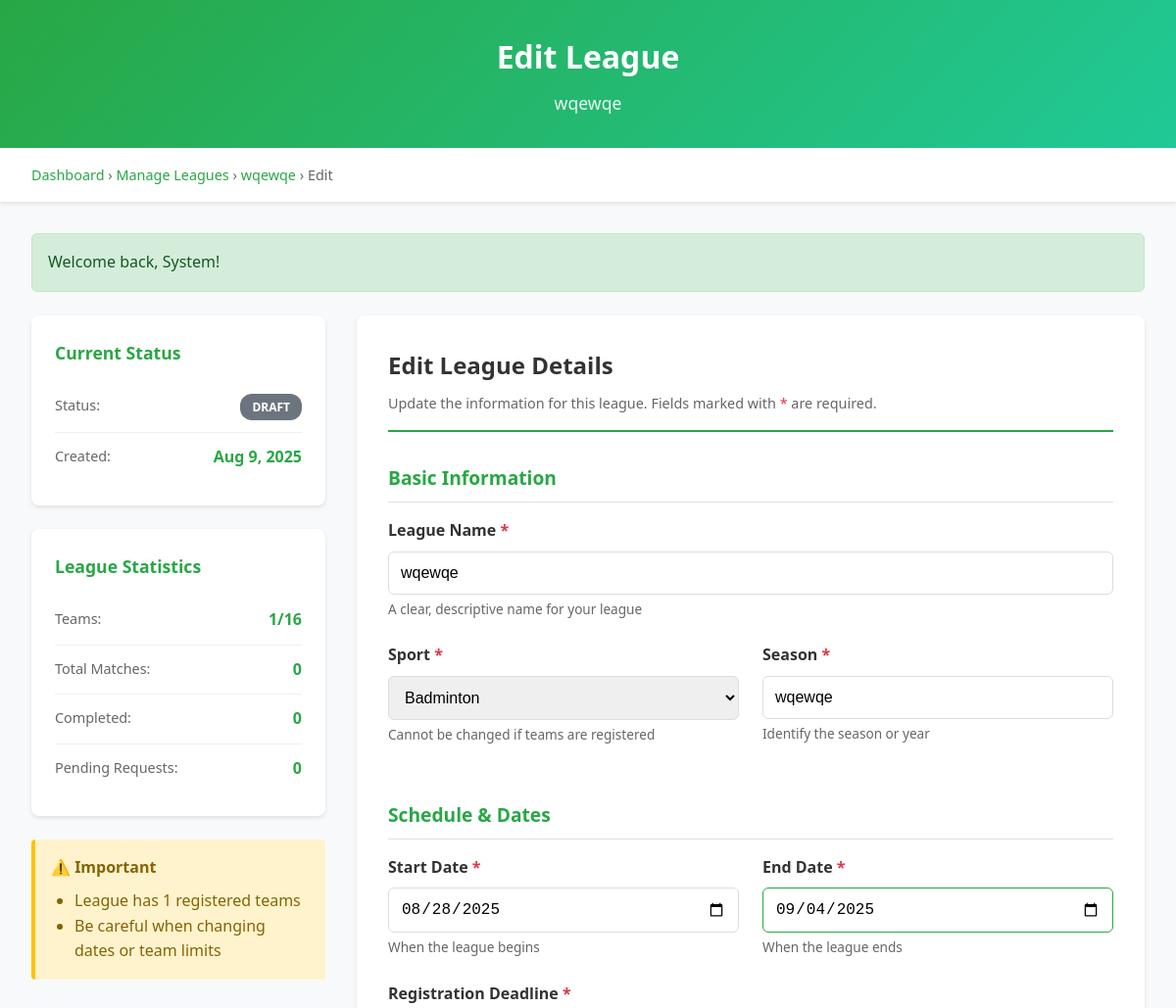
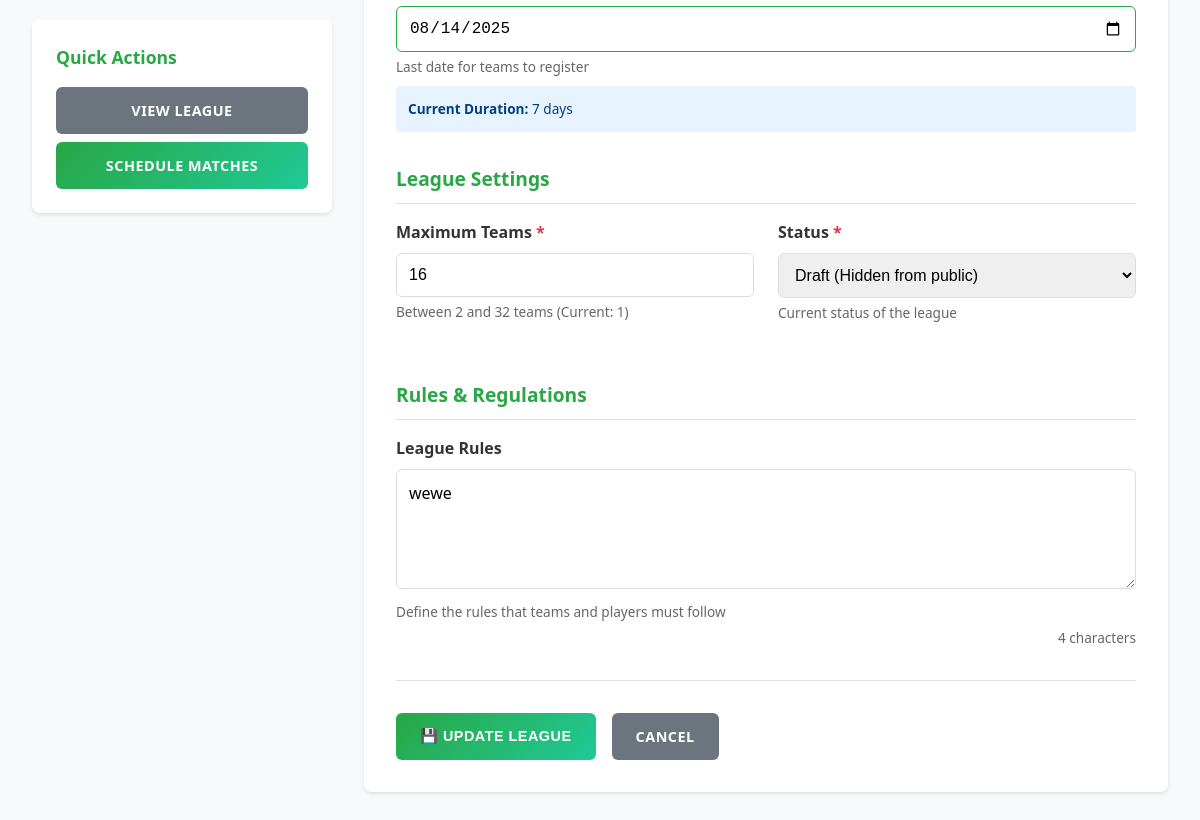
Screenshot of /league/edit_league.php?id=4 (signed in) with the database file from the repository (2 pictures, top to bottom).
### tables this page shows
CREATE TABLE `leagues` (
  `id` int(11) NOT NULL,
  `name` varchar(100) NOT NULL,
  `sport_id` int(11) NOT NULL,
  `season` varchar(20) NOT NULL,
  `start_date` date NOT NULL,
  `end_date` date NOT NULL,
  `registration_deadline` date NOT NULL,
  `max_teams` int(11) DEFAULT 16,
  `rules` text DEFAULT NULL,
  `status` enum('draft','open','closed','active','completed') DEFAULT 'draft',
  `approval_required` tinyint(1) DEFAULT 0,
  `created_by` int(11) NOT NULL,
  `created_at` timestamp NOT NULL DEFAULT current_timestamp()
);

CREATE TABLE `sports` (
  `id` int(11) NOT NULL,
  `name` varchar(50) NOT NULL,
  `description` text DEFAULT NULL,
  `max_players_per_team` int(11) DEFAULT 11,
  `created_at` timestamp NOT NULL DEFAULT current_timestamp()
);

### league/edit_league.php (the view, shortened to what this page needs)
<?php
require_once '../config/database.php';
$league_id = $_GET['id'] ?? null;
$database = new Database();
$db = $database->connect();
$current_user = getCurrentUser();
$league_query = "SELECT l.*, s.name as sport_name
                 FROM leagues l
                 JOIN sports s ON l.sport_id = s.id
                 WHERE l.id = :id";
$league_stmt = $db->prepare($league_query);
$league_stmt->bindParam(':id', $league_id);
$league_stmt->execute();
$league = $league_stmt->fetch(PDO::FETCH_ASSOC);
$sports_query = "SELECT * FROM sports ORDER BY name";
$sports_stmt = $db->prepare($sports_query);
$sports_stmt->execute();
$sports = $sports_stmt->fetchAll(PDO::FETCH_ASSOC);
$stats_query = "SELECT
                (SELECT COUNT(*) FROM teams WHERE league_id = :league_id) as team_count,
                (SELECT COUNT(*) FROM matches WHERE league_id = :league_id) as total_matches,
                (SELECT COUNT(*) FROM matches WHERE league_id = :league_id AND status = 'completed') as completed_matches,
                (SELECT COUNT(*) FROM registration_requests WHERE league_id = :league_id AND status = 'pending') as pending_requests";
$stats_stmt = $db->prepare($stats_query);
$stats_stmt->bindParam(':league_id', $league_id);
$stats_stmt->execute();
$stats = $stats_stmt->fetch(PDO::FETCH_ASSOC);
?>
<!DOCTYPE html>
<html lang="en">
<head>
</head>
<body>
    <div class="header">
        <h1>Edit League</h1>
        <p><?php echo htmlspecialchars($league['name']); ?></p>
    </div>
    <div class="nav-breadcrumb">
        <div class="breadcrumb">
            <a href="../dashboard.php">Dashboard</a>
            <span> › </span>
            <?php if ($current_user['role'] == 'admin'): ?>
                <a href="../admin/manage_leagues.php">Manage Leagues</a>
            <?php else: ?>
                <a href="browse_leagues.php">Browse Leagues</a>
            <?php endif; ?>
            <span> › </span>
            <a href="view_league.php?id=<?php echo $league_id; ?>"><?php echo htmlspecialchars($league['name']); ?></a>
            <span> › </span>
            <span>Edit</span>
        </div>
    </div>
    <div class="container">
        <div class="layout">
            <div class="sidebar">
                <div class="info-card">
                    <h3>Current Status</h3>
                    <div class="stat-item">
                        <span class="stat-label">Status:</span>
                        <span class="status-badge status-<?php echo $league['status']; ?>">
                            <?php echo ucfirst($league['status']); ?>
                        </span>
                    </div>
                    <div class="stat-item">
                        <span class="stat-label">Created:</span>
                        <span class="stat-value"><?php echo date('M j, Y', strtotime($league['created_at'])); ?></span>
                    </div>
                </div>
                <div class="info-card">
                    <h3>League Statistics</h3>
                    <div class="stat-item">
                        <span class="stat-label">Teams:</span>
                        <span class="stat-value"><?php echo $stats['team_count']; ?>/<?php echo $league['max_teams']; ?></span>
                    </div>
                    <div class="stat-item">
                        <span class="stat-label">Total Matches:</span>
                        <span class="stat-value"><?php echo $stats['total_matches']; ?></span>
                    </div>
                    <div class="stat-item">
                        <span class="stat-label">Completed:</span>
                        <span class="stat-value"><?php echo $stats['completed_matches']; ?></span>
                    </div>
                    <div class="stat-item">
                        <span class="stat-label">Pending Requests:</span>
                        <span class="stat-value"><?php echo $stats['pending_requests']; ?></span>
                    </div>
                </div>
                <?php if ($stats['team_count'] > 0 || $stats['total_matches'] > 0): ?>
                <div class="warning-card">
                    <h4>⚠️ Important</h4>
                    <ul>
                        <?php if ($stats['team_count'] > 0): ?>
                        <li>League has <?php echo $stats['team_count']; ?> registered teams</li>
                        <?php endif; ?>
                        <li>Be careful when changing dates or team limits</li>
                    </ul>
                </div>
                <?php endif; ?>
                <div class="info-card">
                    <h3>Quick Actions</h3>
                    <div style="display: flex; flex-direction: column; gap: 0.5rem;">
                        <a href="view_league.php?id=<?php echo $league_id; ?>" class="btn btn-secondary" style="text-align: center;">
                            View League
                        </a>
                        <?php if ($current_user['role'] == 'admin'): ?>
                        <a href="../match/schedule_matches.php?league_id=<?php echo $league_id; ?>" class="btn btn-primary" style="text-align: center;">
                            Schedule Matches
                        </a>
                        <?php endif; ?>
                    </div>
                </div>
            </div>
            <div class="main-content">
                <div class="form-header">
                    <h2>Edit League Details</h2>
                    <p>Update the information for this league. Fields marked with <span class="required">*</span> are required.</p>
                </div>
                <form method="POST" id="editLeagueForm">
                    <div class="form-section">
                        <h3 class="section-title">Basic Information</h3>
                        <div class="form-group">
                            <label>League Name <span class="required">*</span></label>
                            <input type="text" name="name" class="form-control"
                                   value="<?php echo htmlspecialchars($league['name']); ?>" required>
                            <div class="help-text">A clear, descriptive name for your league</div>
                        </div>
                        <div class="form-grid">
                            <div class="form-group">
                                <label>Sport <span class="required">*</span></label>
                                <select name="sport_id" class="form-control" required>
                                    <?php foreach ($sports as $sport): ?>
                                        <option value="<?php echo $sport['id']; ?>"
                                                <?php echo $league['sport_id'] == $sport['id'] ? 'selected' : ''; ?>>
                                            <?php echo htmlspecialchars($sport['name']); ?>
                                        </option>
                                    <?php endforeach; ?>
                                </select>
                                <div class="help-text">Cannot be changed if teams are registered</div>
                            </div>
                            <div class="form-group">
                                <label>Season <span class="required">*</span></label>
                                <input type="text" name="season" class="form-control"
                                       value="<?php echo htmlspecialchars($league['season']); ?>"
                                       placeholder="e.g., Spring 2024" required>
                                <div class="help-text">Identify the season or year</div>
                            </div>
                        </div>
                    </div>
                    <div class="form-section">
                        <h3 class="section-title">Schedule & Dates</h3>
                        <div class="form-grid">
                            <div class="form-group">
                                <label>Start Date <span class="required">*</span></label>
                                <input type="date" name="start_date" class="form-control"
                                       value="<?php echo $league['start_date']; ?>" required>
                                <div class="help-text">When the league begins</div>
                            </div>
                            <div class="form-group">
                                <label>End Date <span class="required">*</span></label>
                                <input type="date" name="end_date" class="form-control"
                                       value="<?php echo $league['end_date']; ?>" required>
                                <div class="help-text">When the league ends</div>
                            </div>
                        </div>
                        <div class="form-group">
                            <label>Registration Deadline <span class="required">*</span></label>
                            <input type="date" name="registration_deadline" class="form-control"
                                   value="<?php echo $league['registration_deadline']; ?>" required>
                            <div class="help-text">Last date for teams to register</div>
                            <div class="date-info">
                                <strong>Current Duration:</strong>
                                <?php
                                $duration = (strtotime($league['end_date']) - strtotime($league['start_date'])) / (60 * 60 * 24);
                                echo round($duration) . ' days';
                                ?>
                            </div>
                        </div>
                    </div>
                    <div class="form-section">
                        <h3 class="section-title">League Settings</h3>
                        <div class="form-grid">
                            <div class="form-group">
                                <label>Maximum Teams <span class="required">*</span></label>
                                <input type="number" name="max_teams" class="form-control"
                                       value="<?php echo $league['max_teams']; ?>"
                                       min="<?php echo max(2, $stats['team_count']); ?>" max="32" required>
                                <div class="help-text">Between 2 and 32 teams (Current: <?php echo $stats['team_count']; ?>)</div>
                            </div>
                            <div class="form-group">
                                <label>Status <span class="required">*</span></label>
                                <select name="status" class="form-control" required>
                                    <option value="draft" <?php echo $league['status'] == 'draft' ? 'selected' : ''; ?>>
                                        Draft (Hidden from public)
                                    </option>
                                </select>
                                <div class="help-text">Current status of the league</div>
                            </div>
                        </div>
                    </div>
                    <div class="form-section">
                        <h3 class="section-title">Rules & Regulations</h3>
                        <div class="form-group full-width">
                            <label>League Rules</label>
                            <textarea name="rules" class="form-control"
                                      placeholder="Enter the rules, regulations, and guidelines for this league..."><?php echo htmlspecialchars($league['rules'] ?? ''); ?></textarea>
                            <div class="help-text">Define the rules that teams and players must follow</div>
                        </div>
                    </div>
                    <div class="form-actions">
                        <button type="submit" name="update_league" class="btn btn-primary">
                            💾 Update League
                        </button>
                        <a href="view_league.php?id=<?php echo $league_id; ?>" class="btn btn-secondary">
                            Cancel
                        </a>
                    </div>
                </form>
            </div>
        </div>
    </div>
</body>
</html>

### league/edit_league.php (style rules this page uses)
* { margin: 0; padding: 0; box-sizing: border-box; }
body { font-family: 'Segoe UI', Tahoma, Geneva, Verdana, sans-serif; background: #f8f9fa; color: #333; line-height: 1.6; }
.header { background: linear-gradient(135deg, #28a745, #20c997); color: white; padding: 2rem; text-align: center; box-shadow: 0 2px 8px rgba(0,0,0,0.1); }
.header h1 { font-size: 2rem; margin-bottom: 0.5rem; }
.header p { opacity: 0.9; font-size: 1.1rem; }
.nav-breadcrumb { background: white; padding: 1rem 2rem; box-shadow: 0 2px 4px rgba(0,0,0,0.1); margin-bottom: 2rem; }
.breadcrumb { max-width: 1200px; margin: 0 auto; color: #666; font-size: 0.9rem; }
.breadcrumb a { color: #28a745; text-decoration: none; }
.container { max-width: 1200px; margin: 0 auto 2rem; padding: 0 2rem; }
.layout { display: grid; grid-template-columns: 300px 1fr; gap: 2rem; }
.sidebar { display: flex; flex-direction: column; gap: 1.5rem; }
.info-card { background: white; padding: 1.5rem; border-radius: 8px; box-shadow: 0 2px 4px rgba(0,0,0,0.1); }
.info-card h3 { color: #28a745; margin-bottom: 1rem; font-size: 1.1rem; display: flex; align-items: center; gap: 0.5rem; }
.stat-item { display: flex; justify-content: space-between; padding: 0.75rem 0; border-bottom: 1px solid #f0f0f0; }
.stat-item:last-child { border-bottom: none; }
.stat-label { color: #666; font-size: 0.9rem; }
.stat-value { font-weight: bold; color: #28a745; }
.status-badge { display: inline-block; padding: 0.25rem 0.75rem; border-radius: 12px; font-size: 0.75rem; font-weight: bold; text-transform: uppercase; }
.status-draft { background: #6c757d; color: white; }
.warning-card { background: #fff3cd; border-left: 4px solid #ffc107; padding: 1rem; border-radius: 4px; margin-bottom: 1.5rem; }
.warning-card h4 { color: #856404; margin-bottom: 0.5rem; }
.warning-card ul { margin-left: 1.5rem; color: #856404; }
.main-content { background: white; padding: 2rem; border-radius: 8px; box-shadow: 0 2px 4px rgba(0,0,0,0.1); }
.form-header { margin-bottom: 2rem; padding-bottom: 1rem; border-bottom: 2px solid #28a745; }
.form-header h2 { color: #333; font-size: 1.5rem; margin-bottom: 0.5rem; }
.form-header p { color: #666; font-size: 0.9rem; }
.form-section { margin-bottom: 2rem; }
.section-title { color: #28a745; font-size: 1.2rem; margin-bottom: 1rem; padding-bottom: 0.5rem; border-bottom: 1px solid #e0e0e0; }
.form-grid { display: grid; grid-template-columns: repeat(2, 1fr); gap: 1.5rem; }
.form-group { margin-bottom: 1.5rem; }
.form-group.full-width { grid-column: 1 / -1; }
.form-group label { display: block; margin-bottom: 0.5rem; font-weight: 600; color: #333; }
.required { color: #dc3545; }
.form-control { width: 100%; padding: 0.75rem; border: 1px solid #ddd; border-radius: 6px; font-size: 1rem; transition: border-color 0.3s; }
textarea.form-control { resize: vertical; min-height: 120px; font-family: inherit; }
.help-text { font-size: 0.85rem; color: #666; margin-top: 0.25rem; }
.btn { padding: 0.75rem 1.5rem; border: none; border-radius: 6px; cursor: pointer; font-size: 0.9rem; font-weight: 600; text-decoration: none; display: inline-block; transition: all 0.3s ease; text-transform: uppercase; letter-spacing: 0.5px; }
.btn-primary { background: linear-gradient(135deg, #28a745, #20c997); color: white; }
.btn-secondary { background: #6c757d; color: white; }
.form-actions { display: flex; gap: 1rem; margin-top: 2rem; padding-top: 2rem; border-top: 1px solid #e0e0e0; }
.date-info { background: #e7f3ff; padding: 0.75rem; border-radius: 4px; margin-top: 0.5rem; font-size: 0.85rem; color: #004085; }

### rows the page displays
leagues: name "wqewqe", status "DRAFT", created_at "Aug 9, 2025", max_teams "16", sport_id "Badminton", season "wqewqe", start_date "08/28/2025", end_date "09/04/2025", registration_deadline "08/14/2025", duration "7", status "Draft (Hidden from public)", rules "wewe"

### other values shown
$message "Welcome back, System!"
$stats['team_count'] "1"
$stats['total_matches'] "0"
$stats['completed_matches'] "0"
$stats['pending_requests'] "0"
